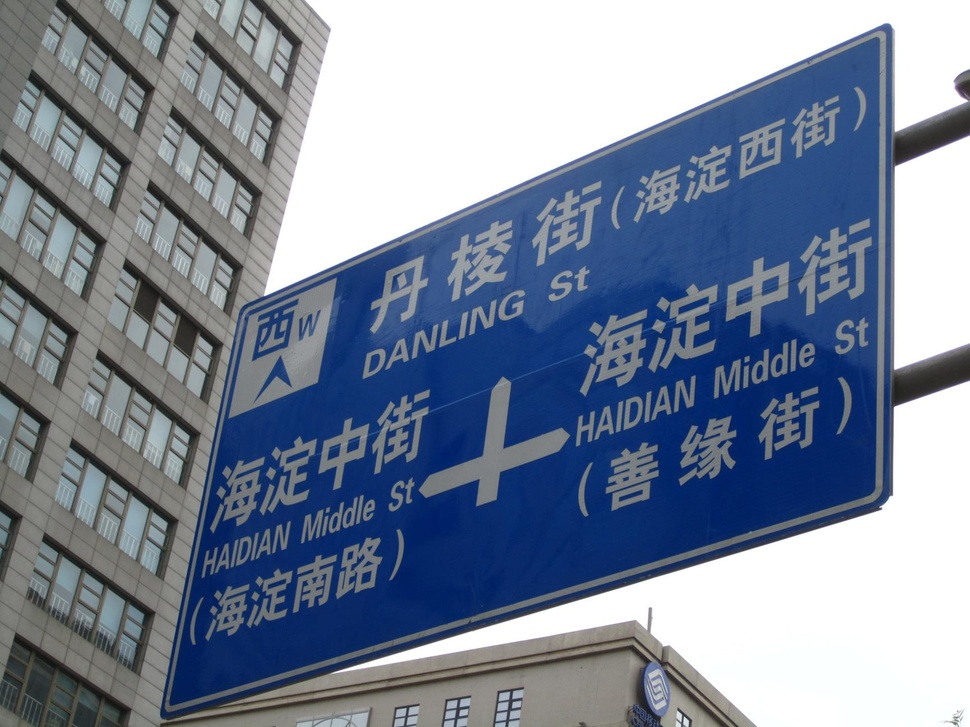
//> input picture ml/images/IMG_0667.JPG, 970 x 727 px, shrunk from 1728 x 1296 before the run
$ ./moments_demo images/IMG_0667.JPG   (built with g++ and OpenCV 4)
//> lines starting //> are read from the running program, lines starting //| are printed output that depends on the picture; after the words box and inside, x2 and y2 are one past the last pixel; in counts of white or black regions, pixels touching at a corner belong together
/**
 * opencv-4.7.0/samples/cpp/tutorial_code/ShapeDescriptors/moments_demo.cpp
 * @function moments_demo.cpp
 * @brief Demo code to calculate moments
 * @author OpenCV team
 * https://blog.csdn.net/KYJL888/article/details/79111668
 * https://www.zhihu.com/question/26803016
 * https://github.com/HUI11126/Compute-continuous-moments-de-ned-in-a-rectangular-region-using-CUDA-and-some-applications
 */

#include "opencv2/imgcodecs.hpp"
#include "opencv2/highgui.hpp"
#include "opencv2/imgproc.hpp"
#include <iostream>
#include <iomanip>

using namespace cv;
using namespace std;

Mat src_gray;
int thresh = 100;
RNG rng(12345);

/// Function header
void thresh_callback(int, void* );

/**
 * @function main
 */
int main( int argc, char** argv )
{
    /// Load source image
    CommandLineParser parser( argc, argv, "{@input | stuff.jpg | input image}" );
    Mat src = imread( samples::findFile( parser.get<String>( "@input" ) ) );
//> src is the input picture: 727 rows x 970 cols, CV_8UC3; mean B, G, R 154.4, 135.4, 123.7

    if( src.empty() )
    {
        cout << "Could not open or find the image!\n" << endl;
        cout << "usage: " << argv[0] << " <Input image>" << endl;
        return -1;
    }

    /// Convert image to gray and blur it
    cvtColor( src, src_gray, COLOR_BGR2GRAY );
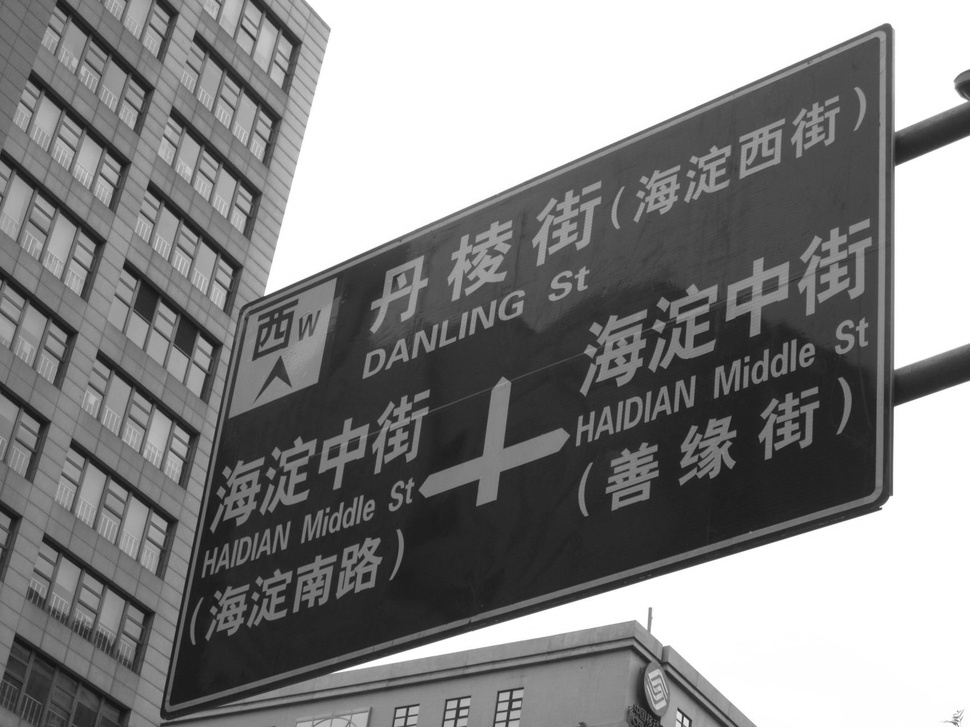
//> src_gray: 727 rows x 970 cols, CV_8UC1; min 17, max 255, mean 134.1
    blur( src_gray, src_gray, Size(3,3) );

    /// Create Window
    const char* source_window = "Source";
    namedWindow( source_window );
    imshow( source_window, src );

    const int max_thresh = 255;
    createTrackbar( "Canny thresh:", source_window, &thresh, max_thresh, thresh_callback );
    thresh_callback( 0, 0 );

    waitKey();
    return 0;
}

/**
 * @function thresh_callback
 */
void thresh_callback(int, void* )
{
    /// Detect edges using canny
    Mat canny_output;
    Canny( src_gray, canny_output, thresh, thresh*2, 3 );
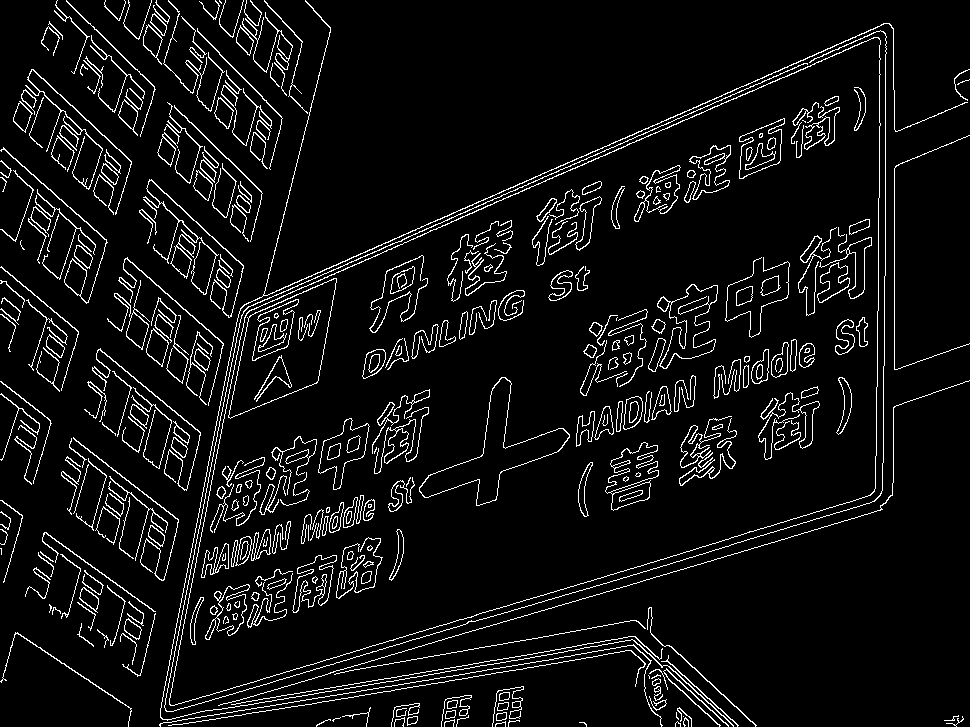
//> canny_output: 727 rows x 970 cols, CV_8UC1; 6.6% white in thin lines or dots
    /// Find contours
    vector<vector<Point> > contours;
    findContours( canny_output, contours, RETR_TREE, CHAIN_APPROX_SIMPLE );
//> contours = 536 contours, 156 with area under 20; largest, box (x1, y1, x2, y2) and area: (169, 37, 881, 706) 277184, (169, 37, 881, 706) 276994, (228, 278, 337, 419) 8488, (228, 278, 337, 419) 8450, (419, 377, 570, 506) 5052

    /// Get the moments
    vector<Moments> mu(contours.size() );
//> mu = 536 items
    for( size_t i = 0; i < contours.size(); i++ )
    {
        mu[i] = moments( contours[i] );
    }

    ///  Get the mass centers
    vector<Point2f> mc( contours.size() );
    for( size_t i = 0; i < contours.size(); i++ )
    {
        //add 1e-5 to avoid division by zero
        mc[i] = Point2f( static_cast<float>(mu[i].m10 / (mu[i].m00 + 1e-5)),
                         static_cast<float>(mu[i].m01 / (mu[i].m00 + 1e-5)) );
        cout << "mc[" << i << "]=" << mc[i] << endl;
    }
//> this loop made 536 passes
//| mc[0]=[584.731, 723.264]
//| mc[1]=[678.993, 722.993]
//| mc[2]=[499.331, 723.064]
//| mc[3]=[510.865, 721.264]
//| mc[4]=[448.332, 721.064]
//| mc[5]=[320.599, 722.865]
//| mc[6]=[685.304, 720.665]
//| mc[7]=[401.598, 721.064]
//> (output is shown up to pass 8 of 536)
//> after the loop, mc = 536 Points (x, y), first 12: [584.7, 723.3], [679, 723], [499.3, 723.1], [510.9, 721.3], [448.3, 721.1], [320.6, 722.9], [685.3, 720.7], [401.6, 721.1], [332.9, 719.8], [958.9, 720.7], [0, 0], [411.8, 719.9]

    /// Draw contours
    Mat drawing = Mat::zeros( canny_output.size(), CV_8UC3 );
    for( size_t i = 0; i< contours.size(); i++ )
    {
        Scalar color = Scalar( rng.uniform(0, 256), rng.uniform(0,256), rng.uniform(0,256) );
        drawContours( drawing, contours, (int)i, color, 2 );
        circle( drawing, mc[i], 4, color, -1 );
    }
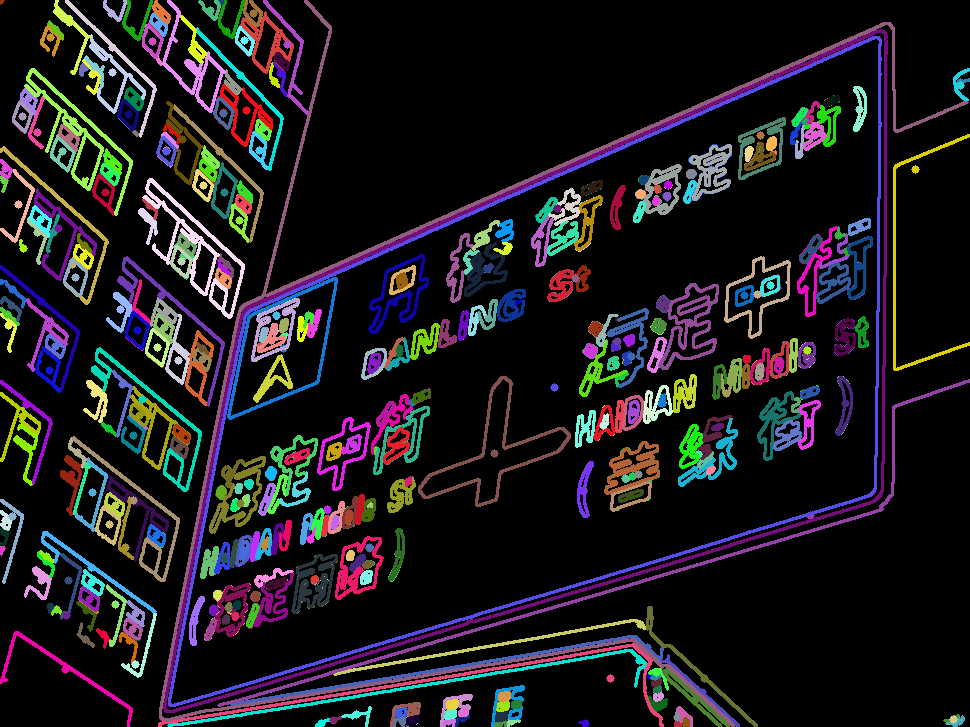
//> drawing: 727 rows x 970 cols, CV_8UC3; mean B, G, R 29.9, 25.9, 28.6

    /// Show in a window
    imshow( "Contours", drawing );

    /// Calculate the area with the moments 00 and compare with the result of the OpenCV function
    cout << "\t Info: Area and Contour Length \n";
    for( size_t i = 0; i < contours.size(); i++ )
    {
        cout << " * Contour[" << i << "] - Area (M_00) = " << std::fixed << std::setprecision(2) << mu[i].m00
             << " - Area OpenCV: " << contourArea(contours[i]) << " - Length: " << arcLength( contours[i], true ) << endl;
    }
}

$ run again, on ml/images/car.jpg
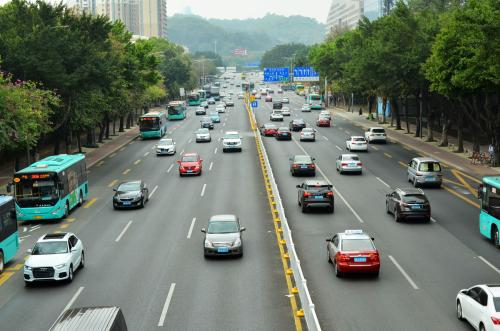
//> input picture ml/images/car.jpg, 500 x 331 px
//> src is the input picture: 331 rows x 500 cols, CV_8UC3; mean B, G, R 108.4, 120.1, 109.4
//> in thresh_callback, `Canny( src_gray, canny_output, thresh, thresh*2, 3 );`:
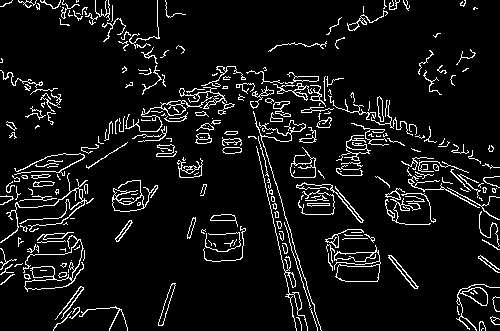
//> canny_output: 331 rows x 500 cols, CV_8UC1; 7.5% white in thin lines or dots
//> contours = 362 contours, 249 with area under 20; largest, box (x1, y1, x2, y2) and area: (334, 245, 381, 282) 886, (23, 235, 84, 292) 648, (336, 264, 380, 282) 625, (112, 180, 158, 212) 378, (290, 147, 316, 178) 361
//> mu = 362 items
//> the loop in thresh_callback, `for( size_t i = 0; i < contours.size(); i++ )` made 362 passes
//| mc[0]=[0, 0]
//| mc[1]=[480.998, 321.777]
//| mc[2]=[298.22, 317.776]
//| mc[3]=[492.743, 319.06]
//| mc[4]=[492.817, 318.398]
//> (output is shown up to pass 5 of 362)
//> after the loop in thresh_callback, `for( size_t i = 0; i < contours.size(); i++ )`: mc = 362 Points (x, y), first 12: [0, 0], [481, 321.8], [298.2, 317.8], [492.7, 319.1], [492.8, 318.4], [62.23, 320.3], [311.5, 312], [74.92, 313], [457.8, 311.9], [105.5, 314.6], [495.2, 307], [71.92, 300.1]
//> after the loop in thresh_callback, `for( size_t i = 0; i< contours.size(); i++ )`:
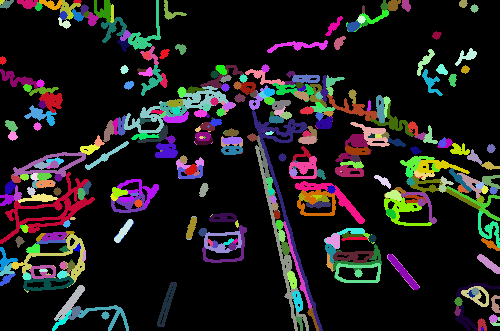
//> drawing: 331 rows x 500 cols, CV_8UC3; mean B, G, R 30.4, 29.6, 32.6
